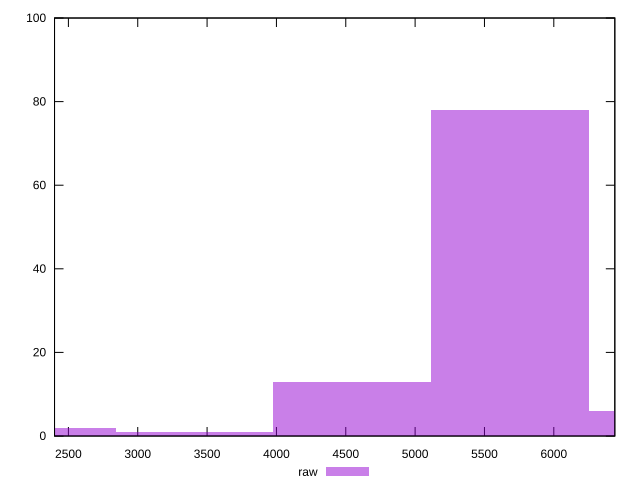

gnuplot code for this plot:
reset

$raw <<EOF
5683.521256505717 78
6820.22550780686 6
4546.817005204573 13
2273.4085026022867 2
3410.11275390343 1
EOF

set key outside below
set boxwidth 1136.7042513011434
set xrange [2400:6440]
set yrange [0:100]
set trange [0:100]
set style fill transparent solid 0.5 noborder
set terminal svg size 640, 490 enhanced background rgb 'white'
set output "reports/report_00028_2021-02-24T12-49-42.674Z/uses-text-compression/samples/music/raw/histogram.svg"

plot $raw title "raw" with boxes

reset
